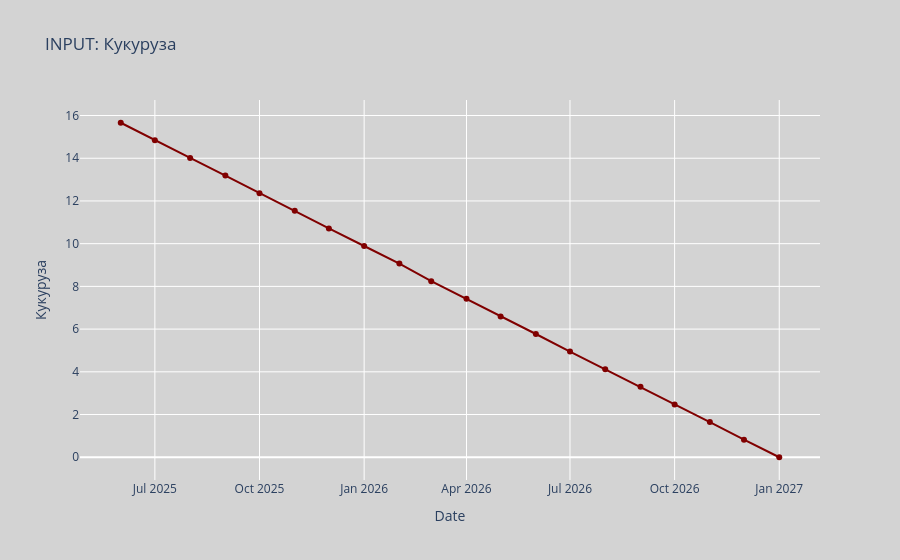
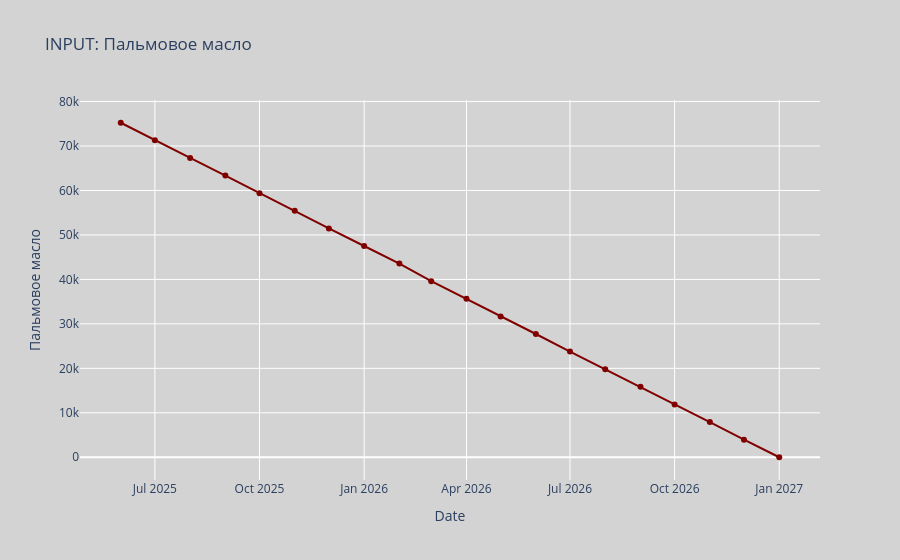
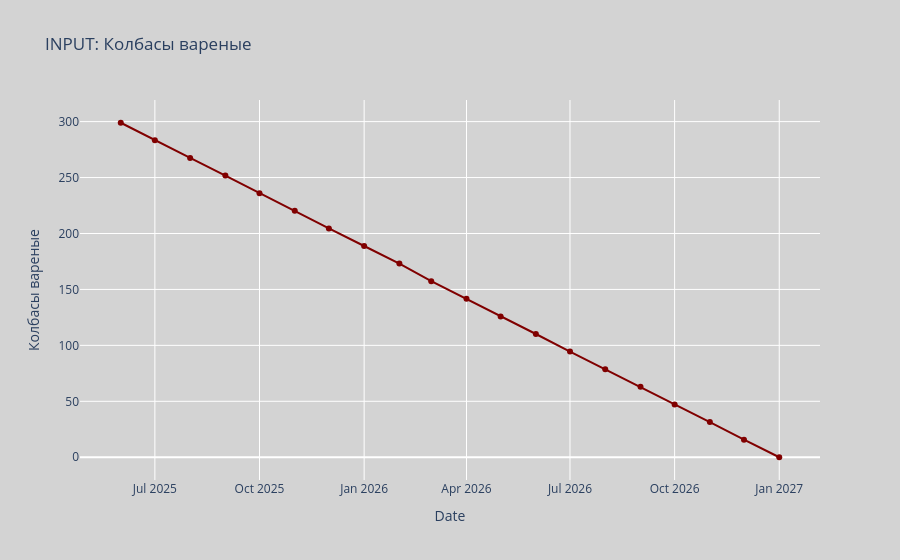

Source (notebook cell) for these figures, in order:
### Code cell
for ts_name, ts_val in zip(FUTURE_FORECASTER_TS_NAME, FUTURE_FORECASTER_TS_VALUES):
    plot_known_feature_value(ts_val,
                             ts_name,
                             pd.date_range(start=new_dates[0],
                               periods=PREDICTION_HORIZON,
                               freq="MS"))

### Figure 1 — Plotly figure (JSON) as saved in the notebook; plotly's stock layout.template omitted (floating-point values rounded to 4 significant figures)
{"data": [{"hovertemplate": "<b>Кукуруза</b><br>Date: %{x}<br>Value: %{y:.2f}<br><extra></extra>", "line": {"color": "maroon", "width": 2}, "marker": {"size": 6}, "mode": "lines+markers", "name": "Кукуруза", "type": "scatter", "x": ["2025-06-01T00:00:00.000000000", "2025-07-01T00:00:00.000000000", "2025-08-01T00:00:00.000000000", "2025-09-01T00:00:00.000000000", "2025-10-01T00:00:00.000000000", "2025-11-01T00:00:00.000000000", "2025-12-01T00:00:00.000000000", "2026-01-01T00:00:00.000000000", "2026-02-01T00:00:00.000000000", "2026-03-01T00:00:00.000000000", "2026-04-01T00:00:00.000000000", "2026-05-01T00:00:00.000000000", "2026-06-01T00:00:00.000000000", "2026-07-01T00:00:00.000000000", "2026-08-01T00:00:00.000000000", "2026-09-01T00:00:00.000000000", "2026-10-01T00:00:00.000000000", "2026-11-01T00:00:00.000000000", "2026-12-01T00:00:00.000000000", "2027-01-01T00:00:00.000000000"], "y": [15.66, 14.84, 14.01, 13.19, 12.36, 11.54, 10.72, 9.892, 9.067, 8.243, 7.419, 6.594, 5.77, 4.946, 4.122, 3.297, 2.473, 1.649, 0.8243, 0.0]}], "layout": {"hovermode": "closest", "paper_bgcolor": "lightgray", "plot_bgcolor": "lightgray", "title": {"text": "INPUT: Кукуруза"}, "xaxis": {"title": {"text": "Date"}}, "yaxis": {"title": {"text": "Кукуруза"}}}}

### Figure 2 — Plotly figure (JSON) as saved in the notebook; plotly's stock layout.template omitted (floating-point values rounded to 4 significant figures)
{"data": [{"hovertemplate": "<b>Пальмовое масло </b><br>Date: %{x}<br>Value: %{y:.2f}<br><extra></extra>", "line": {"color": "maroon", "width": 2}, "marker": {"size": 6}, "mode": "lines+markers", "name": "Пальмовое масло ", "type": "scatter", "x": ["2025-06-01T00:00:00.000000000", "2025-07-01T00:00:00.000000000", "2025-08-01T00:00:00.000000000", "2025-09-01T00:00:00.000000000", "2025-10-01T00:00:00.000000000", "2025-11-01T00:00:00.000000000", "2025-12-01T00:00:00.000000000", "2026-01-01T00:00:00.000000000", "2026-02-01T00:00:00.000000000", "2026-03-01T00:00:00.000000000", "2026-04-01T00:00:00.000000000", "2026-05-01T00:00:00.000000000", "2026-06-01T00:00:00.000000000", "2026-07-01T00:00:00.000000000", "2026-08-01T00:00:00.000000000", "2026-09-01T00:00:00.000000000", "2026-10-01T00:00:00.000000000", "2026-11-01T00:00:00.000000000", "2026-12-01T00:00:00.000000000", "2027-01-01T00:00:00.000000000"], "y": [75230.0, 71270.0, 67320.0, 63360.0, 59400.0, 55440.0, 51480.0, 47520.0, 43560.0, 39600.0, 35640.0, 31680.0, 27720.0, 23760.0, 19800.0, 15840.0, 11880.0, 7919.0, 3960.0, 0.0]}], "layout": {"hovermode": "closest", "paper_bgcolor": "lightgray", "plot_bgcolor": "lightgray", "title": {"text": "INPUT: Пальмовое масло "}, "xaxis": {"title": {"text": "Date"}}, "yaxis": {"title": {"text": "Пальмовое масло "}}}}

### Figure 3 — Plotly figure (JSON) as saved in the notebook; plotly's stock layout.template omitted (floating-point values rounded to 4 significant figures)
{"data": [{"hovertemplate": "<b>Колбасы вареные</b><br>Date: %{x}<br>Value: %{y:.2f}<br><extra></extra>", "line": {"color": "maroon", "width": 2}, "marker": {"size": 6}, "mode": "lines+markers", "name": "Колбасы вареные", "type": "scatter", "x": ["2025-06-01T00:00:00.000000000", "2025-07-01T00:00:00.000000000", "2025-08-01T00:00:00.000000000", "2025-09-01T00:00:00.000000000", "2025-10-01T00:00:00.000000000", "2025-11-01T00:00:00.000000000", "2025-12-01T00:00:00.000000000", "2026-01-01T00:00:00.000000000", "2026-02-01T00:00:00.000000000", "2026-03-01T00:00:00.000000000", "2026-04-01T00:00:00.000000000", "2026-05-01T00:00:00.000000000", "2026-06-01T00:00:00.000000000", "2026-07-01T00:00:00.000000000", "2026-08-01T00:00:00.000000000", "2026-09-01T00:00:00.000000000", "2026-10-01T00:00:00.000000000", "2026-11-01T00:00:00.000000000", "2026-12-01T00:00:00.000000000", "2027-01-01T00:00:00.000000000"], "y": [299.0, 283.3, 267.5, 251.8, 236.0, 220.3, 204.6, 188.8, 173.1, 157.4, 141.6, 125.9, 110.2, 94.42, 78.68, 62.94, 47.21, 31.47, 15.74, 0.0]}], "layout": {"hovermode": "closest", "paper_bgcolor": "lightgray", "plot_bgcolor": "lightgray", "title": {"text": "INPUT: Колбасы вареные"}, "xaxis": {"title": {"text": "Date"}}, "yaxis": {"title": {"text": "Колбасы вареные"}}}}
